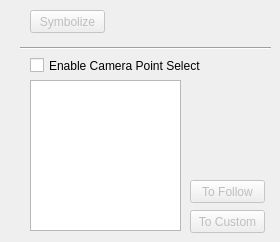
      <widget class="QWidget" name="tab_8">
       <attribute name="title">
        <string>Symbolize | Select</string>
       </attribute>
       <widget class="QPushButton" name="pushButton_visualization_camera_symbolize">
        <property name="enabled">
         <bool>false</bool>
        </property>
        <property name="geometry">
         <rect>
          <x>30</x>
          <y>10</y>
          <width>75</width>
          <height>23</height>
         </rect>
        </property>
        <property name="toolTip">
         <string>&lt;html&gt;&lt;head/&gt;&lt;body&gt;&lt;p&gt;Clicking this button will populate the &amp;quot;symbcamera&amp;quot; field with the names of the &amp;quot;Tour&amp;quot; which have the same settings. The tour name will be appended with a number, which will match other rows if they are the same values and are next to one another. The camera fields that are compared to determine if they are the same are; &amp;quot;altitude&amp;quot;, &amp;quot;altitudemode&amp;quot;,&amp;quot;gxaltitudemode&amp;quot;,&amp;quot;gxhoriz&amp;quot;, &amp;quot;'roll&amp;quot; , &amp;quot;tilt&amp;quot;, &amp;quot;range&amp;quot;, and &amp;quot;follow_angle&amp;quot;.&lt;/p&gt;&lt;p&gt;&lt;br/&gt;&lt;/p&gt;&lt;p&gt; If no tour camera is set for the row, then nothing will be placed there. Once complete, the user can change the symbology in the &amp;quot;Style&amp;quot; tab to set custom symbols to represent the different tour elements that are the same. The active layer must be in an edit session.&lt;/p&gt;&lt;/body&gt;&lt;/html&gt;</string>
        </property>
        <property name="text">
         <string>Symbolize</string>
        </property>
       </widget>
       <widget class="QCheckBox" name="chkActivate">
        <property name="enabled">
         <bool>true</bool>
        </property>
        <property name="geometry">
         <rect>
          <x>30</x>
          <y>50</y>
          <width>171</width>
          <height>31</height>
         </rect>
        </property>
        <property name="toolTip">
         <string>&lt;html&gt;&lt;head/&gt;&lt;body&gt;&lt;p&gt;When selected, the user can use the mouse to select a point. The text window below will show the results.&lt;/p&gt;&lt;/body&gt;&lt;/html&gt;</string>
        </property>
        <property name="text">
         <string>Enable Camera Point Select</string>
        </property>
       </widget>
       <widget class="QTextEdit" name="txtFeedback">
        <property name="enabled">
         <bool>true</bool>
        </property>
        <property name="geometry">
         <rect>
          <x>30</x>
          <y>80</y>
          <width>151</width>
          <height>151</height>
         </rect>
        </property>
        <property name="toolTip">
         <string>&lt;html&gt;&lt;head/&gt;&lt;body&gt;&lt;p&gt;Resultf of the &amp;quot;click &amp;amp; identify&amp;quot; using the camera point selector.&lt;/p&gt;&lt;/body&gt;&lt;/html&gt;</string>
        </property>
       </widget>
       <widget class="Line" name="line">
        <property name="geometry">
         <rect>
          <x>20</x>
          <y>40</y>
          <width>251</width>
          <height>16</height>
         </rect>
        </property>
        <property name="orientation">
         <enum>Qt::Horizontal</enum>
        </property>
       </widget>
       <widget class="QPushButton" name="pushButton_visualization_camera_tofollow">
        <property name="enabled">
         <bool>false</bool>
        </property>
        <property name="geometry">
         <rect>
          <x>190</x>
          <y>180</y>
          <width>75</width>
          <height>23</height>
         </rect>
        </property>
        <property name="toolTip">
         <string>&lt;html&gt;&lt;head/&gt;&lt;body&gt;&lt;p&gt;Apply the &amp;lt;Camera&amp;gt; settings in the results window to the fields in the &amp;quot;Follow&amp;quot; tab.&lt;/p&gt;&lt;/body&gt;&lt;/html&gt;</string>
        </property>
        <property name="text">
         <string>To Follow</string>
        </property>
       </widget>
       <widget class="QPushButton" name="pushButton_visualization_camera_tocustom">
        <property name="enabled">
         <bool>false</bool>
        </property>
        <property name="geometry">
         <rect>
          <x>190</x>
          <y>210</y>
          <width>75</width>
          <height>23</height>
         </rect>
        </property>
        <property name="toolTip">
         <string>&lt;html&gt;&lt;head/&gt;&lt;body&gt;&lt;p&gt;Apply the &amp;lt;Camera&amp;gt; settings in the results window to the fields in the &amp;quot;Follow&amp;quot; tab.&lt;/p&gt;&lt;/body&gt;&lt;/html&gt;</string>
        </property>
        <property name="text">
         <string>To Custom</string>
        </property>
       </widget>
      </widget>
